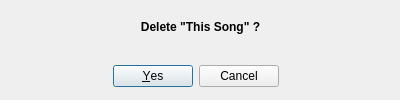
<?xml version="1.0" encoding="UTF-8"?>
<ui version="4.0">
 <class>ValidateRemoveSong</class>
 <widget class="QDialog" name="ValidateRemoveSong">
  <property name="geometry">
   <rect>
    <x>0</x>
    <y>0</y>
    <width>400</width>
    <height>100</height>
   </rect>
  </property>
  <property name="windowTitle">
   <string>Dialog</string>
  </property>
  <property name="styleSheet">
   <string notr="true">QMainWindow{
	background-color:rgb(40,40,40);
}</string>
  </property>
  <widget class="QDialogButtonBox" name="buttonBox">
   <property name="geometry">
    <rect>
     <x>110</x>
     <y>60</y>
     <width>171</width>
     <height>32</height>
    </rect>
   </property>
   <property name="orientation">
    <enum>Qt::Orientation::Horizontal</enum>
   </property>
   <property name="standardButtons">
    <set>QDialogButtonBox::StandardButton::Cancel|QDialogButtonBox::StandardButton::Yes</set>
   </property>
   <property name="centerButtons">
    <bool>true</bool>
   </property>
  </widget>
  <widget class="QLabel" name="label">
   <property name="geometry">
    <rect>
     <x>10</x>
     <y>20</y>
     <width>381</width>
     <height>41</height>
    </rect>
   </property>
   <property name="font">
    <font>
     <bold>true</bold>
    </font>
   </property>
   <property name="text">
    <string>Delete &quot;This Song&quot; ?</string>
   </property>
   <property name="scaledContents">
    <bool>false</bool>
   </property>
   <property name="alignment">
    <set>Qt::AlignmentFlag::AlignHCenter|Qt::AlignmentFlag::AlignTop</set>
   </property>
  </widget>
 </widget>
 <resources/>
 <connections>
  <connection>
   <sender>buttonBox</sender>
   <signal>accepted()</signal>
   <receiver>ValidateRemoveSong</receiver>
   <slot>accept()</slot>
   <hints>
    <hint type="sourcelabel">
     <x>248</x>
     <y>254</y>
    </hint>
    <hint type="destinationlabel">
     <x>157</x>
     <y>274</y>
    </hint>
   </hints>
  </connection>
  <connection>
   <sender>buttonBox</sender>
   <signal>rejected()</signal>
   <receiver>ValidateRemoveSong</receiver>
   <slot>reject()</slot>
   <hints>
    <hint type="sourcelabel">
     <x>316</x>
     <y>260</y>
    </hint>
    <hint type="destinationlabel">
     <x>286</x>
     <y>274</y>
    </hint>
   </hints>
  </connection>
 </connections>
</ui>
